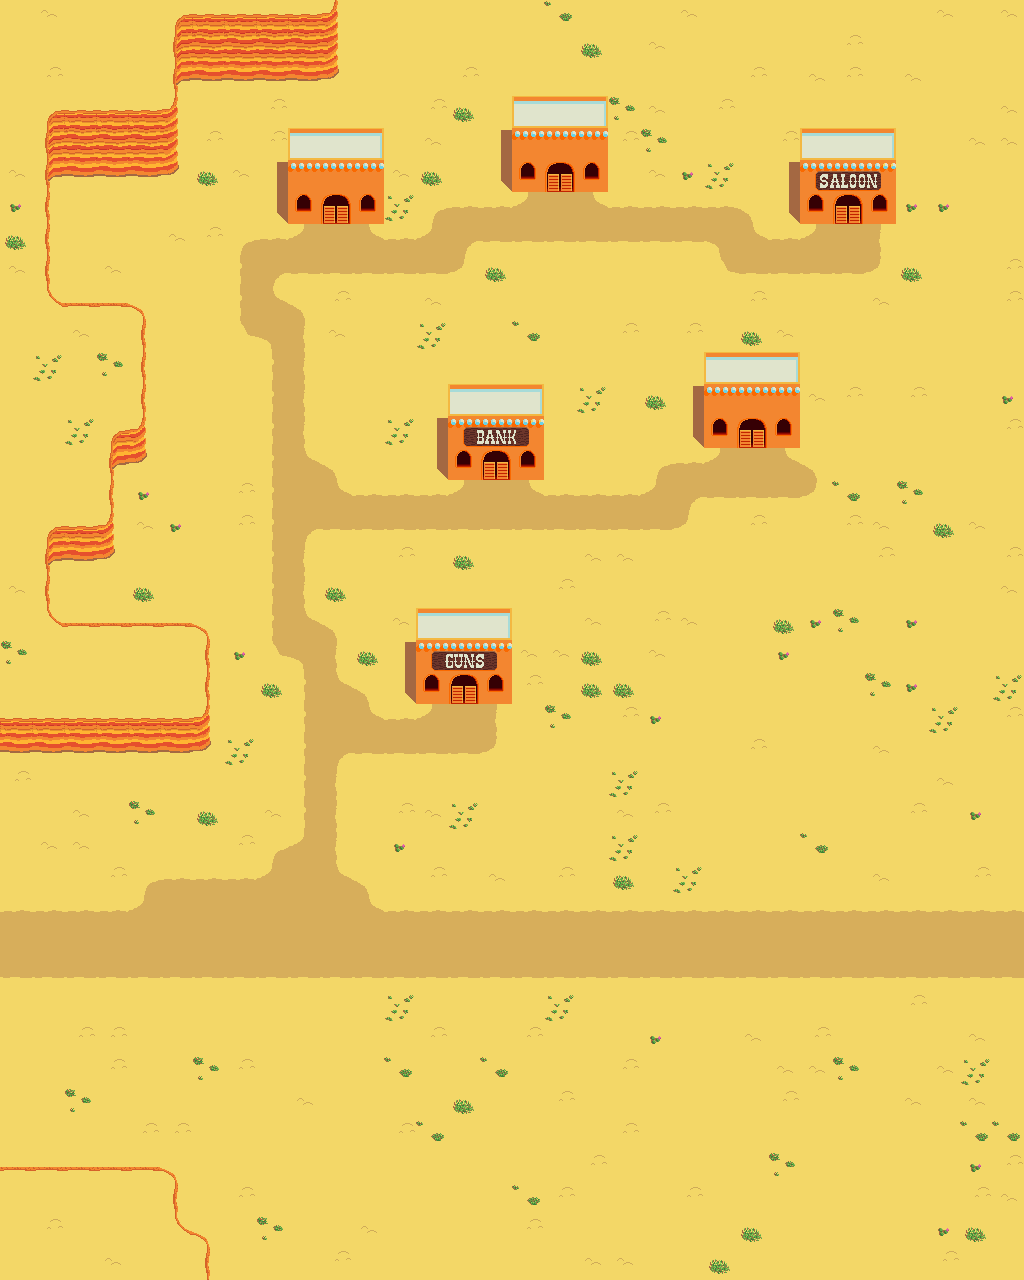

A 2D game scene composited from a Tiled map and its tileset images. What follows is a short description and the map's XML, with each tile layer's data collapsed to a summary:
An orthogonal 32x40 tile map with 32x32 px tiles, 2 tile layers (Tile Layer 1, Overlay), 2 tilesets and 6 objects.

<map version="1.0" orientation="orthogonal" renderorder="right-down" width="32" height="40" tilewidth="32" tileheight="32" nextobjectid="33">
 <properties>
  <property name="LeftMap" value="OutsideMine" />
  <property name="Name" value="MiningTown" />
    <property name="DeadMap" value="Spirit_MiningTown" />
 </properties>
 <tileset firstgid="1" source="../Tilesets/Dessert.tsx" />
 <tileset firstgid="257" name="PlaceObjects" tilewidth="32" tileheight="32" tilecount="16" columns="4">
  <image source="../Tilesets/PlaceObjects.png" width="128" height="128" />
  <tile id="0">
   <properties>
    <property name="ObjectName" value="ShootOnSight" />
   </properties>
  </tile>
  <tile id="1">
   <properties>
    <property name="ObjectName" value="LifePortal" />
    <property name="When" value="player_is_dead" />
   </properties>
  </tile>
 </tileset>
 <layer name="Tile Layer 1" width="32" height="40">
  <data>[1280 cells, 1280 non-empty, 61 distinct tile ids]</data>
 </layer>
 <layer name="Overlay" width="32" height="40">
  <data>[1280 cells, 0 non-empty, 0 distinct tile ids]</data>
 </layer>
 <objectgroup name="Objects">
  <object id="27" x="480" y="448" width="32" height="32">
   <properties>
    <property name="PortalTo" value="MiningTownBank:default" />
   </properties>
  </object>
  <object id="28" x="480" y="480" width="32" height="32">
   <properties>
    <property name="PortalFrom" value="Bank" />
   </properties>
  </object>
  <object id="29" x="832" y="224" width="32" height="32">
   <properties>
    <property name="PortalFrom" value="Saloon" />
   </properties>
  </object>
  <object id="30" x="832" y="192" width="32" height="32">
   <properties>
    <property name="PortalTo" value="MiningTownSaloon:default" />
   </properties>
  </object>
  <object id="31" x="448" y="672" width="32" height="32">
   <properties>
    <property name="PortalTo" value="MiningTownGunStore:default" />
   </properties>
  </object>
  <object id="32" x="448" y="704" width="32" height="32">
   <properties>
    <property name="PortalFrom" value="GunStore" />
   </properties>
  </object>
 </objectgroup>
</map>
